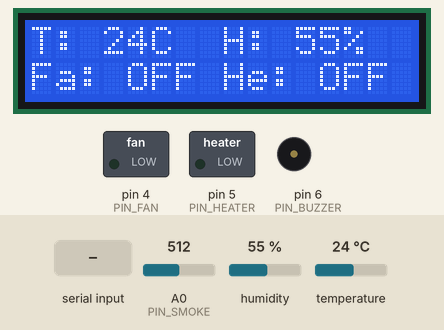
Recording of a sketch running on a simulated Arduino Uno, built with avr-gcc and run on an emulated ATmega328P. On the bench: 16×2 character LCD, switched loads named in the sketch (green lamp = pin HIGH), buzzer (waves = sounding, pin HIGH). The inputs (shaded band) are chosen by the test bench; at power-on: humidity 55 %, temperature 24 °C, A0 (PIN_SMOKE) = 512. What the sketch prints to the serial monitor is not drawn.

Above: at 5.6 s.
5.7 s: "200\n" received over Serial
At 10.9 s:
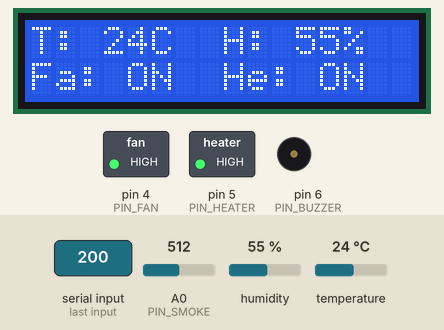
11.5 s: "30,150\n" received over Serial
At 16.0 s:
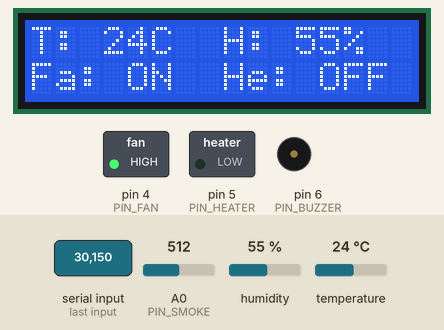
16.5 s: "90,45\n" received over Serial
18.0 s: humidity set to 22 %
At 21.0 s:
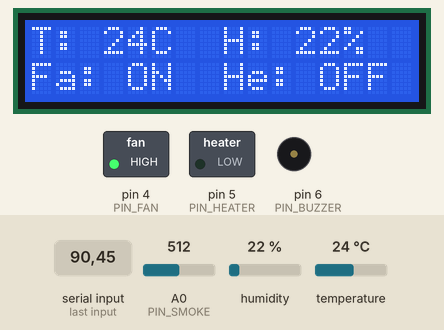
21.5 s: temperature set to 12 °C
At 26.0 s:
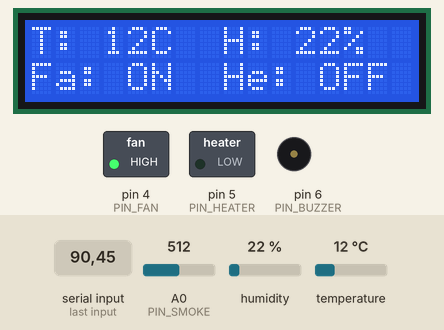
26.5 s: "200\n" received over Serial
At 27.0 s:
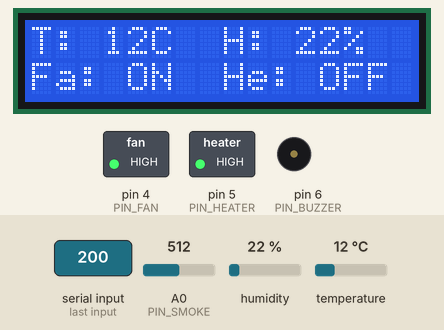
Timing chart, 0 to 29.5 s (numbered marks = the images above; inputs shaded):
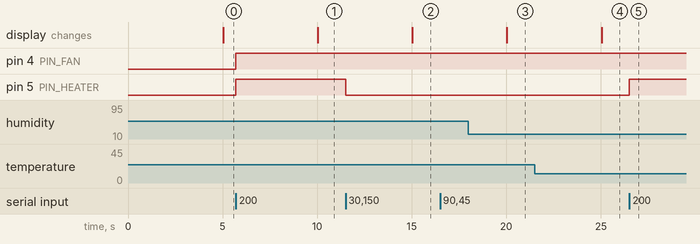

Measured:
- after the input at 5.7 s, pin 4 (PIN_FAN), pin 5 (PIN_HEATER): LOW → HIGH at once; the display: changes after 4.3 s (image 1)
- after the input at 11.5 s, pin 5 (PIN_HEATER): HIGH → LOW at once; the display: changes after 3.5 s (image 2)
- after the input at 18.0 s, the display: changes after 2.0 s (image 3)
- after the input at 21.5 s, the display: changes after 3.5 s (image 4)
- after the input at 26.5 s, pin 5 (PIN_HEATER): LOW → HIGH at once

The sketch:

indoor-env.ino
```cpp
#include <Adafruit_Sensor.h>
#include <DHT.h>
#include <DHT_U.h>
#include <string.h>
#include <LiquidCrystal_I2C.h>
#define PIN_DHT11 3
#define PIN_FAN 4
#define PIN_HEATER 5
#define PIN_BUZZER 6
#define PIN_SMOKE A0

#define TURN_ON_FAN 0
#define TURN_OFF_FAN 1
#define TURN_ON_HEATER 2
#define TURN_OFF_HEATER 3
#define TURN_ON_BUZZER 4
#define TURN_OFF_BUZZER 5


DHT_Unified dht(PIN_DHT11, DHT11);

// Set the LCD address to 0x27 for a 16 chars and 2 line display
LiquidCrystal_I2C lcd(0x27, 16, 2);

// cached data
int temperature = 0;
int humidity = 0;
int smoke = 0;
bool fan = false;
bool heater = false;
bool buzzer = false;

volatile int interruptCounter = 0; // counter for the number of interrupts
volatile bool haveSent = false;

void setup() {
    // Use TIMER 2 because PWMServo uses TIMER 1
    // TIMER 2 for interrupt frequency 1000 Hz:
    cli(); // stop interrupts
    TCCR2A = 0; // set entire TCCR2A register to 0
    TCCR2B = 0; // same for TCCR2B
    TCNT2  = 0; // initialize counter value to 0
    // set compare match register for 1000 Hz increments
    OCR2A = 249; // = 16000000 / (64 * 1000) - 1 (must be <256)
    // turn on CTC mode
    TCCR2A |= (1 << WGM21);
    // Set CS22, CS21 and CS20 bits for 64 prescaler
    TCCR2B |= (1 << CS22) | (0 << CS21) | (0 << CS20);
    // enable timer compare interrupt
    TIMSK2 |= (1 << OCIE2A);
    sei(); // allow interrupts

    dht.begin();
    pinMode(PIN_SMOKE, INPUT);
    pinMode(PIN_FAN, OUTPUT);
    pinMode(PIN_HEATER, OUTPUT);
    pinMode(PIN_BUZZER, OUTPUT);

    Serial.begin(115200);

    lcd.begin();
	lcd.backlight();
	lcd.print("Awaiting data...");
}

ISR(TIMER2_COMPA_vect) {
    interruptCounter++;
    interruptCounter %= 5000;
    if (interruptCounter)
        haveSent = false;
}

void readSensors() {
    haveSent = true;

    sensors_event_t event;
    dht.temperature().getEvent(&event);
    if (isnan(event.temperature)) {
        Serial.println(F("Error reading temperature!"));
    }
    else {
        temperature = event.temperature;
    }
    dht.humidity().getEvent(&event);
    if (isnan(event.relative_humidity)) {
        Serial.println(F("Error reading humidity!"));
    }
    else {
        humidity = event.relative_humidity;
    }

    smoke = analogRead(PIN_SMOKE);

    display(
        "T: " + String(temperature) + "C",
        "H: " + String(humidity) + "%",
        "Fa: " + String((fan ? "ON" : "OFF")),
        "He: " + String((heater ? "ON" : "OFF"))
    );

    Serial.println(
        "{\"temperature\":" + String(temperature) +
        ",\"humidity\":" + String(humidity) +
        ",\"smoke\":" + String(smoke) +
        ",\"fan\":" + String((fan ? "true" : "false")) +
        ",\"heater\":" + String((heater ? "true" : "false")) +
        ",\"buzzer\":" + String((buzzer ? "true" : "false")) +"}"
    );
}

void display(String line1, String line2, String line3, String line4) {
    lcd.clear();
    lcd.setCursor(0, 0);
    lcd.print(line1);
    lcd.setCursor(8, 0);
    lcd.print(line2);
    lcd.setCursor(0, 1);
    lcd.print(line3);
    lcd.setCursor(8, 1);
    lcd.print(line4);
}

void loop() {
    if (Serial.available() > 0) {
        int command = Serial.read() - '0';
        command = constrain(command, 0, 5);
        switch (command)
        {
        case TURN_ON_FAN:
            fan = true;
            break;
        case TURN_OFF_FAN:
            fan = false;
            break;
        case TURN_ON_HEATER:
            heater = true;
            break;
        case TURN_OFF_HEATER:
            heater = false;
            break;
        case TURN_ON_BUZZER:
            buzzer = true;
            break;
        case TURN_OFF_BUZZER:
            buzzer = false;
            break;
        default:
            break;
        }
    }

    digitalWrite(PIN_FAN, fan ? HIGH : LOW);
    digitalWrite(PIN_HEATER, heater ? HIGH : LOW);
    digitalWrite(PIN_BUZZER, buzzer ? HIGH : LOW);

    if (interruptCounter == 0 && !haveSent)
        readSensors();
}
```
